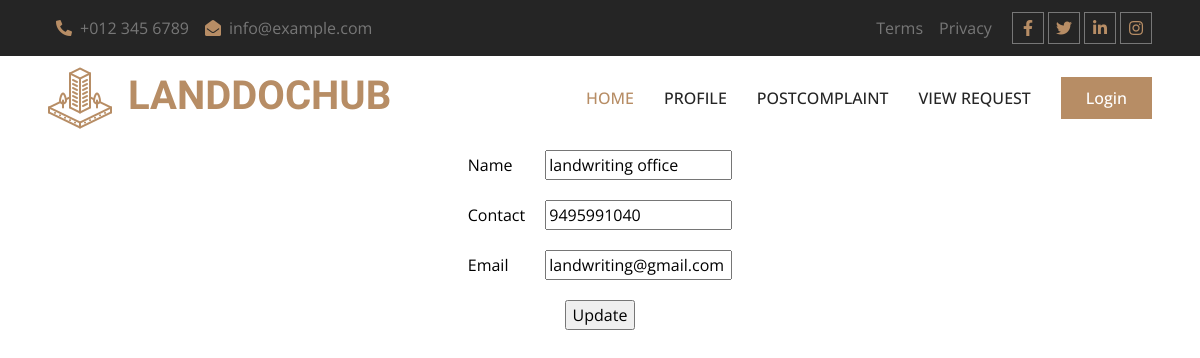
The page /Office/editprofile/ (signed in) on the database its author committed.
### Guest/models.py (models this page shows)
class tbl_office(models.Model):
   office_name=models.CharField(max_length=50)
   office_contact=models.CharField(max_length=50)
   office_email=models.CharField(max_length=50)
   office_address=models.CharField(max_length=50)
   place=models.ForeignKey(tbl_place,on_delete=models.CASCADE)
   office_logo=models.FileField(upload_to='Assests/OfficeDocs/')
   office_proof=models.FileField(upload_to='Assests/OfficeDocs/')
   office_password=models.CharField(max_length=50)
   office_status=models.IntegerField(default=0)
   office_doj=models.DateField(auto_now_add=True)

### Office/views.py (the view)
# urls.py: path('editprofile/',views.editprofile,name="editprofile"),
def editprofile(request):
    prodata=tbl_office.objects.get(id=request.session["oid"])
    if request.method=="POST":
        prodata.office_name=request.POST.get('txtname')
        prodata.office_contact=request.POST.get('txtcon')
        prodata.office_email=request.POST.get('txtemail')
        prodata.save()
        return render(request,"Office/EditProfile.html",{'msg':"Profile Updated"})
    else:
        return render(request,"Office/EditProfile.html",{'prodata':prodata})

### Office/Templates/Office/EditProfile.html (shortened to what this page needs)
{% extends 'Office/Header.html' %}
{% load static %}
{% block content %}
<!DOCTYPE html>
<html lang="en">
<head>
</head>
<body>
    <div class="container-fluid d-bg-image">
    <form action="" method="post">
        <div class="d-profile">
            <table class="d-card" style="color: black;" align="center" cellpadding="10px">
                <tr>
                    <td>Name</td>
                    <td><input type="text" class="textbox" name="txtname" id="" value="{{prodata.office_name}}"></td>
                </tr>
                <tr>
                    <td>Contact</td>
                    <td><input type="text" name="txtcon" class="textbox" id="" value="{{prodata.office_contact}}"></td>
                </tr>
                <tr>
                    <td>Email</td>
                    <td><input type="email" name="txtemail" class="textbox" id="" value="{{prodata.office_email}}"></td>
                </tr>
                <tr>
                    <td colspan="2" align="center"><input class="d-card-button" type="submit" value="Update" name="btnsub"></td>
                </tr>
            </table>
        </div>
    </form>
    </div>
</body>
</html>
{% endblock content %}

### Guest/static/Main/css/style.css (style rules this page uses)
:root { --primary: #B78D65; --light: #F8F8F8; --dark: #252525; }

### rows shown on the page
tbl_office: txtname "landwriting office", txtcon "9495991040", txtemail "landwriting@gmail.com"
